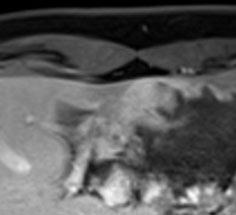
#> input picture liver.png, 236 x 215 px; its folder holds only this picture in this run
$ python cpplivewire.py   (older library calls are emulated)
#> lines starting #> are read from the running program, lines starting #| are printed output that depends on the picture; after the words box and inside, x2 and y2 are one past the last pixel; in counts of white or black regions, pixels touching at a corner belong together
# -*- coding: utf-8 -*-
"""
Copyright (c) YoungTaek Oh All rights reserved.

Redistribution and use in source and binary forms, with or without
modification, are permitted provided that the following conditions are
met:

1. Redistributions of source code must retain the above copyright
notice, this list of conditions and the following disclaimer.

2. Redistributions in binary form must reproduce the above copyright
notice, this list of conditions and the following disclaimer in the
documentation and/or other materials provided with the distribution.

3. Neither the name of the copyright holder nor the names of its
contributors may be used to endorse or promote products derived from
this software without specific prior written permission.

THIS SOFTWARE IS PROVIDED BY THE COPYRIGHT HOLDERS AND CONTRIBUTORS "AS
IS" AND ANY EXPRESS OR IMPLIED WARRANTIES, INCLUDING, BUT NOT LIMITED
TO, THE IMPLIED WARRANTIES OF MERCHANTABILITY AND FITNESS FOR A
PARTICULAR PURPOSE ARE DISCLAIMED. IN NO EVENT SHALL THE COPYRIGHT
HOLDER OR CONTRIBUTORS BE LIABLE FOR ANY DIRECT, INDIRECT, INCIDENTAL,
SPECIAL, EXEMPLARY, OR CONSEQUENTIAL DAMAGES (INCLUDING, BUT NOT LIMITED
TO, PROCUREMENT OF SUBSTITUTE GOODS OR SERVICES; LOSS OF USE, DATA, OR
PROFITS; OR BUSINESS INTERRUPTION) HOWEVER CAUSED AND ON ANY THEORY OF
LIABILITY, WHETHER IN CONTRACT, STRICT LIABILITY, OR TORT (INCLUDING
NEGLIGENCE OR OTHERWISE) ARISING IN ANY WAY OUT OF THE USE OF THIS
SOFTWARE, EVEN IF ADVISED OF THE POSSIBILITY OF SUCH DAMAGE.
"""

from Tkinter import *
from tkFileDialog import askopenfilename
import mylivewire
import numpy as np
import cv2

#from scipy.interpolate import UnivariateSpline
from scipy import interpolate

# [13 lines left out: function livecontour, not called in this run]

guiroot = Tk()
guiroot.withdraw()

# Process
imagefilename = askopenfilename(filetypes=[('TIFF files', '*.tif'), ('PNG files', '*.png'), ('JPEG files', '*.jpg')])
#> the answer given: liver.png
if len(imagefilename) == 0:
    sys.exit(-1)

img = cv2.imread(imagefilename, 0)
#> img is the input picture: shape (215, 236); min 0, max 255, mean 89.4
if len(img.shape) > 2:
    bwImg = cv2.cvtColor(img, cv2.COLOR_RGB2GRAY)
else:
    bwImg = img
ret, thresh = cv2.threshold(bwImg, 0, 255, cv2.THRESH_BINARY + cv2.THRESH_OTSU)
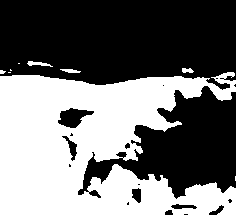
#> thresh: shape (215, 236); 44.8% white; 9 white regions (5 under 20 px), largest, box (x1, y1, x2, y2) and area: (0, 72, 236, 215) 22520, (27, 61, 53, 67) 77, (60, 69, 81, 73) 56, (182, 68, 194, 73) 46
#> ret = 94
kernel = np.ones((7, 7), np.uint8)
thresh = cv2.morphologyEx(thresh, cv2.MORPH_CLOSE, kernel)
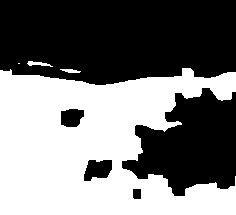
#> thresh: shape (215, 236); 47.3% white; 4 white regions (1 under 20 px), largest, box (x1, y1, x2, y2) and area: (0, 68, 236, 215) 23874, (27, 61, 53, 67) 77, (60, 69, 81, 73) 56
sobelX = cv2.Sobel(thresh, cv2.CV_8U, 1, 0, ksize=3)
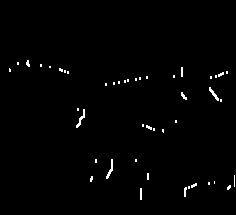
#> sobelX: shape (215, 236); 1.1% white in thin lines or dots, all inside (x1, y1, x2, y2) = (9, 60, 235, 200)
sobelY = cv2.Sobel(thresh, cv2.CV_8U, 0, 1, ksize=3)
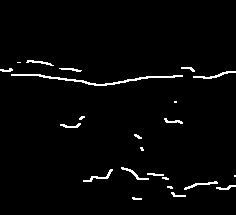
#> sobelY: shape (215, 236); 2.4% white in thin lines or dots, all inside (x1, y1, x2, y2) = (0, 60, 236, 200)

G = np.sqrt(sobelX.astype('float32')**2 + sobelY.astype('float32')**2)
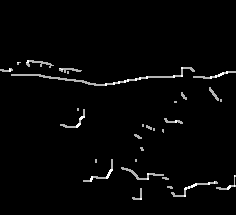
#> G: shape (215, 236) float32; min 0, max 360.6, mean 8.2; drawn with min black and max white
p = np.zeros(G.shape, dtype=np.int32)

points = []
curves = []
dispImg = cv2.cvtColor(img, cv2.COLOR_GRAY2RGB)

# [86 lines left out: functions computeAndDraw, click_and_draw, not called in this run]

cv2.namedWindow('livewire')
cv2.setMouseCallback('livewire', click_and_draw)

while True:
    cv2.imshow('livewire', dispImg)
    k = cv2.waitKey(1) & 0xFF
#> (key Esc is pressed here)
    if k == 27:
        break

guiroot.destroy()
cv2.destroyAllWindows()
